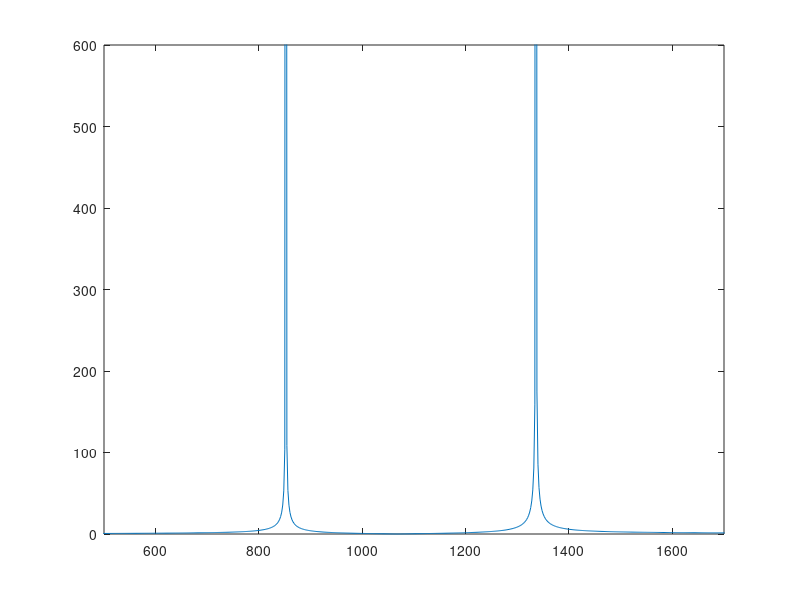

Write the MATLAB code that produced this figure.
fr = [697 770 852 941];
fc = [1209 1336 1477];
%maxt = 0.25;
maxt = 0.5;

s = '0';

for i = 1:9 

    switch s
        case '*', k = 4; j = 1;
        case '0', k = 4; j = 2;
        case '#', k = 4; j = 3;
        otherwise,
        d = s-'0'; j = mod(d-1,3)+1; k = (d-j)/3+1;
    end

    Fs = 32768;
    %Fs = 1000;
    %Fs = 200000;
    t = 0:1/Fs:maxt;

    y1 = sin(2*pi*fr(k)*t);
    y2 = sin(2*pi*fc(j)*t);
    y = (y1 + y2)/2;
    %y = y1 + y2;

    sound(y,Fs)

    s = s+1;

end;

n = length(y);
t = (0:n-1)/Fs

p = abs(fft(y));
f = (0:n-1)*(Fs/n);
plot(f,p);
axis([500 1700 0 600])





